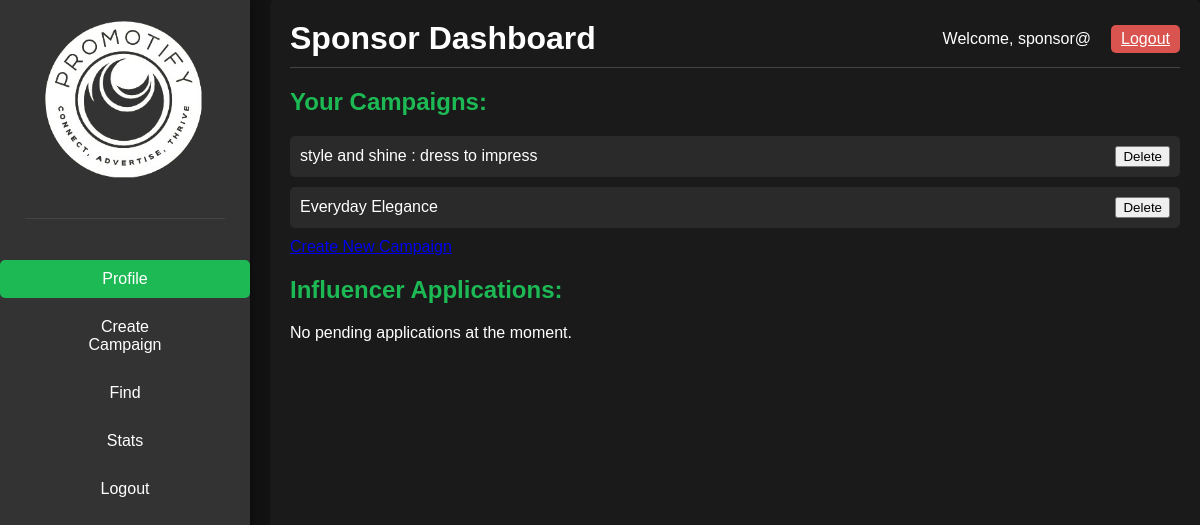
The page /sdash/1 (signed in) on the database as committed earlier.
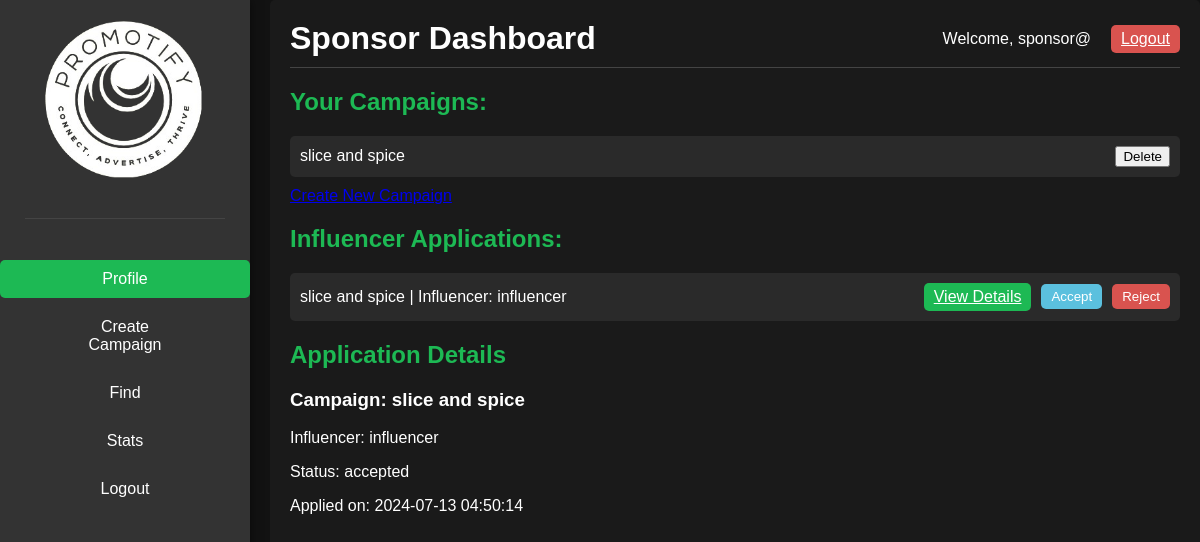
The same page on the database as committed later.
### main.py (models this page shows, shortened)
class Campaign(db.Model):
    id = db.Column(db.Integer, primary_key=True)
    sponsor_id = db.Column(db.Integer, db.ForeignKey('sponsor.id'), nullable=False)
    name = db.Column(db.String(150), nullable=False)
    description = db.Column(db.Text, nullable=True)
    start_date = db.Column(db.Date, nullable=False)
    end_date = db.Column(db.Date, nullable=False)
    budget = db.Column(db.Float, nullable=False)
    status = db.Column(db.String(50))
    sponsor = db.relationship('Sponsor', backref=db.backref('campaigns', lazy=True))
    influencers = db.relationship('Influencer', secondary='application',
                                  primaryjoin="and_(Campaign.id==Application.campaign_id, Application.status=='accepted')",
                                  backref=db.backref('accepted_campaigns', lazy='dynamic'))

class Application(db.Model):
    id = db.Column(db.Integer, primary_key=True)
    influencer_id = db.Column(db.Integer, db.ForeignKey('influencer.id'), nullable=False)
    campaign_id = db.Column(db.Integer, db.ForeignKey('campaign.id'), nullable=False)
    status = db.Column(db.String(20), default='pending')  # 'pending', 'accepted', or 'rejected'
    created_at = db.Column(db.DateTime, default=datetime.utcnow)
    influencer = db.relationship('Influencer', backref=db.backref('applications', lazy=True))
    campaign = db.relationship('Campaign', backref=db.backref('applications', lazy=True))

class Influencer(db.Model):
    id = db.Column(db.Integer, primary_key=True)
    username = db.Column(db.String(150), unique=True, nullable=False)
    email = db.Column(db.String(150), unique=True, nullable=False)
    password = db.Column(db.String(150), nullable=False)
    instagram = db.Column(db.String(150), unique=True, nullable=True)
    linkedin = db.Column(db.String(150), unique=True, nullable=True)
    twitter = db.Column(db.String(150), unique=True, nullable=True)
    youtube = db.Column(db.String(150), unique=True, nullable=True)
    campaigns = db.relationship('Campaign', secondary='application',
                                primaryjoin="and_(Influencer.id==Application.influencer_id, Application.status=='accepted')",
                                backref=db.backref('accepted_influencers', lazy='dynamic'))

### main.py (the view)
@app.route('/sdash')
@app.route('/sdash/<int:campaign_id>')
@app.route('/sdash/<int:application_id>')
def spon_dash(campaign_id=None, application_id=None):
    if 'sponsor_id' not in session:
        flash('You need to log in first.', 'error')
        return redirect(url_for('spon_log'))
    sponsor = Sponsor.query.get(session['sponsor_id'])
    campaigns = sponsor.campaigns
    applications = Application.query.filter(Application.campaign.has(sponsor_id=sponsor.id), Application.status == 'pending').all()
    selected_campaign = None
    selected_application = None
    if campaign_id:
        selected_campaign = Campaign.query.get(campaign_id)
    elif application_id:
        selected_application = Application.query.get(application_id)
    return render_template('spon_dash.html',
                           sponsor=sponsor,
                           campaigns=campaigns,
                           applications=applications,
                           selected_campaign=selected_campaign,
                           selected_application=selected_application)

### templates/spon_dash.html (shortened to what this page needs)
<!DOCTYPE html>
<html lang="en">
<head>
    <link rel="stylesheet" type="text/css" href="{{ url_for('static', filename='css/sdash.css') }}">
</head>
<body>
    <div class="sidebar">
        <div class="container">
            <header>
                <div class="logo">
                    <img src="{{ url_for('static', filename='images/promotify.png') }}" alt="Promotify Logo">
                </div>
            </header>
        </div>
        <nav>
            <ul>
                <li><a href="#" class="active">Profile</a></li>
                <li><a href="{{ url_for('spon_camp') }}">Create Campaign</a></li>
                <li><a href="{{ url_for('sfind') }}">Find</a></li>
                <li><a href="{{ url_for('sstats') }}">Stats</a></li>
                <li><a href="{{ url_for('spon_logout') }}">Logout</a></li>
            </ul>
        </nav>
    </div>
    <div class="main-content">
        <header>
            <h1>Sponsor Dashboard</h1>
            <div class="user-info">
                <span>Welcome, {{ sponsor.username }}</span>
                <a href="{{ url_for('spon_logout') }}" class="logout-btn">Logout</a>
            </div>
        </header>
        <div class="content">
            <h2>Your Campaigns:</h2>
            {% if campaigns %}
                {% for campaign in campaigns %}
                <div class="campaign">
                    <span>{{ campaign.name }}</span>
                    <form action="{{ url_for('delete_campaign', campaign_id=campaign.id) }}" method="POST" style="display: inline;">
                        <button type="submit" class="delete-btn" onclick="return confirm('Are you sure you want to delete this campaign?')">Delete</button>
                    </form>
                </div>
                {% endfor %}
            {% else %}
                <p>You haven't created any campaigns yet.</p>
            {% endif %}
            <a href="{{ url_for('spon_camp') }}" class="create-btn">Create New Campaign</a>
            <h2>Influencer Applications:</h2>
            {% if applications %}
                {% for application in applications %}
                <div class="campaign">
                    <span>{{ application.campaign.name }} | Influencer: {{ application.influencer.username }}</span>
                    <a href="{{ url_for('spon_dash', application_id=application.id) }}" class="view-btn">View Details</a>
                    <form action="{{ url_for('accept_application', application_id=application.id) }}" method="POST" style="display: inline;">
                        <button type="submit" class="accept-btn">Accept</button>
                    </form>
                    <form action="{{ url_for('reject_application', application_id=application.id) }}" method="POST" style="display: inline;">
                        <button type="submit" class="reject-btn">Reject</button>
                    </form>
                </div>
                {% endfor %}
            {% else %}
                <p>No pending applications at the moment.</p>
            {% endif %}
            {% if selected_application %}
            <div class="application-details">
                <h2>Application Details</h2>
                <h3>Campaign: {{ selected_application.campaign.name }}</h3>
                <p>Influencer: {{ selected_application.influencer.username }}</p>
                <p>Status: {{ selected_application.status }}</p>
                <p>Applied on: {{ selected_application.created_at.strftime('%Y-%m-%d %H:%M:%S') }}</p>
            </div>
            {% endif %}
        </div>
    </div>
</body>
</html>

Rows that differ between the two databases and show on the page:
removed Campaign: name "Everyday Elegance"
changed Campaign: name "style and shine : dress to impress" → "slice and spice"; campaign.name (not shown) → "slice and spice"
added Application: campaign.name "slice and spice", influencer.username "influencer"
now on this page (row unchanged): Influencer: influencer.username "influencer"
added Application: status "accepted", created_at "2024-07-13 04:50:14"
Other text that changed with them:
text no longer shown: "No pending applications at the moment."
text now shown: "Application Details Campaign: Influencer: Status: Applied on:"
